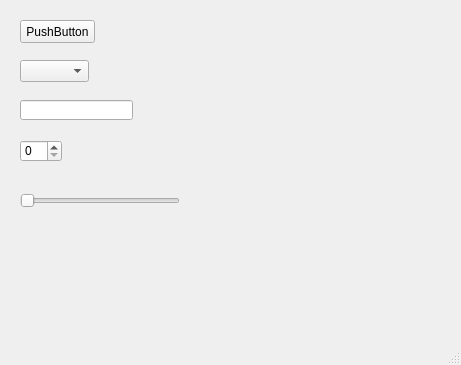
<?xml version="1.0" encoding="UTF-8"?>
<ui version="4.0">
 <class>MainWindow</class>
 <widget class="QMainWindow" name="MainWindow">
  <property name="geometry">
   <rect>
    <x>0</x>
    <y>0</y>
    <width>461</width>
    <height>365</height>
   </rect>
  </property>
  <property name="windowTitle">
   <string>MainWindow</string>
  </property>
  <widget class="QWidget" name="centralwidget">
   <widget class="QPushButton" name="pushButton">
    <property name="geometry">
     <rect>
      <x>20</x>
      <y>20</y>
      <width>75</width>
      <height>23</height>
     </rect>
    </property>
    <property name="text">
     <string>PushButton</string>
    </property>
   </widget>
   <widget class="QComboBox" name="comboBox">
    <property name="geometry">
     <rect>
      <x>20</x>
      <y>60</y>
      <width>69</width>
      <height>22</height>
     </rect>
    </property>
   </widget>
   <widget class="QLineEdit" name="lineEdit">
    <property name="geometry">
     <rect>
      <x>20</x>
      <y>100</y>
      <width>113</width>
      <height>20</height>
     </rect>
    </property>
   </widget>
   <widget class="QSpinBox" name="spinBox">
    <property name="geometry">
     <rect>
      <x>20</x>
      <y>140</y>
      <width>42</width>
      <height>22</height>
     </rect>
    </property>
   </widget>
   <widget class="QSlider" name="horizontalSlider">
    <property name="geometry">
     <rect>
      <x>20</x>
      <y>190</y>
      <width>160</width>
      <height>22</height>
     </rect>
    </property>
    <property name="orientation">
     <enum>Qt::Horizontal</enum>
    </property>
   </widget>
  </widget>
  <widget class="QMenuBar" name="menubar">
   <property name="geometry">
    <rect>
     <x>0</x>
     <y>0</y>
     <width>461</width>
     <height>21</height>
    </rect>
   </property>
  </widget>
  <widget class="QStatusBar" name="statusbar"/>
 </widget>
 <resources/>
 <connections/>
</ui>
